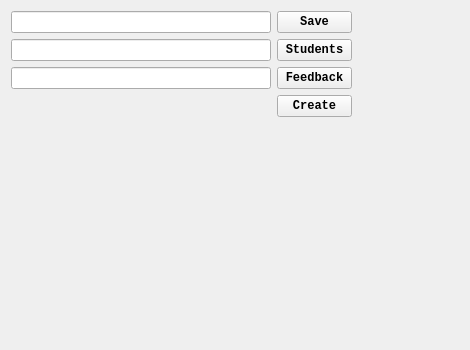
<?xml version="1.0" encoding="UTF-8"?>
<ui version="4.0">
 <class>Form</class>
 <widget class="QWidget" name="Form">
  <property name="geometry">
   <rect>
    <x>0</x>
    <y>0</y>
    <width>470</width>
    <height>350</height>
   </rect>
  </property>
  <property name="sizePolicy">
   <sizepolicy hsizetype="Minimum" vsizetype="Minimum">
    <horstretch>0</horstretch>
    <verstretch>0</verstretch>
   </sizepolicy>
  </property>
  <property name="minimumSize">
   <size>
    <width>470</width>
    <height>350</height>
   </size>
  </property>
  <property name="font">
   <font>
    <family>Consolas</family>
    <bold>true</bold>
   </font>
  </property>
  <property name="windowTitle">
   <string>New File</string>
  </property>
  <layout class="QFormLayout" name="formLayout">
   <item row="0" column="0">
    <layout class="QVBoxLayout" name="verticalLayout">
     <item>
      <layout class="QHBoxLayout" name="horizontalLayout">
       <item>
        <widget class="QLineEdit" name="line_save_location">
         <property name="enabled">
          <bool>true</bool>
         </property>
         <property name="sizePolicy">
          <sizepolicy hsizetype="Expanding" vsizetype="Fixed">
           <horstretch>0</horstretch>
           <verstretch>0</verstretch>
          </sizepolicy>
         </property>
         <property name="minimumSize">
          <size>
           <width>260</width>
           <height>0</height>
          </size>
         </property>
        </widget>
       </item>
       <item>
        <widget class="QPushButton" name="save_location">
         <property name="maximumSize">
          <size>
           <width>75</width>
           <height>16777215</height>
          </size>
         </property>
         <property name="text">
          <string>Save</string>
         </property>
        </widget>
       </item>
      </layout>
     </item>
     <item>
      <layout class="QHBoxLayout" name="horizontalLayout_2">
       <item>
        <widget class="QLineEdit" name="line_students">
         <property name="sizePolicy">
          <sizepolicy hsizetype="Expanding" vsizetype="Fixed">
           <horstretch>0</horstretch>
           <verstretch>0</verstretch>
          </sizepolicy>
         </property>
         <property name="minimumSize">
          <size>
           <width>260</width>
           <height>0</height>
          </size>
         </property>
        </widget>
       </item>
       <item>
        <widget class="QPushButton" name="students_location">
         <property name="maximumSize">
          <size>
           <width>75</width>
           <height>16777215</height>
          </size>
         </property>
         <property name="text">
          <string>Students</string>
         </property>
        </widget>
       </item>
      </layout>
     </item>
     <item>
      <layout class="QHBoxLayout" name="horizontalLayout_3">
       <item>
        <widget class="QLineEdit" name="line_feedbackform">
         <property name="sizePolicy">
          <sizepolicy hsizetype="Expanding" vsizetype="Fixed">
           <horstretch>0</horstretch>
           <verstretch>0</verstretch>
          </sizepolicy>
         </property>
         <property name="minimumSize">
          <size>
           <width>260</width>
           <height>0</height>
          </size>
         </property>
        </widget>
       </item>
       <item>
        <widget class="QPushButton" name="feedbackform_location">
         <property name="maximumSize">
          <size>
           <width>75</width>
           <height>16777215</height>
          </size>
         </property>
         <property name="text">
          <string>Feedback</string>
         </property>
        </widget>
       </item>
      </layout>
     </item>
     <item>
      <layout class="QHBoxLayout" name="horizontalLayout_4">
       <item>
        <spacer name="horizontalSpacer">
         <property name="orientation">
          <enum>Qt::Horizontal</enum>
         </property>
         <property name="sizeHint" stdset="0">
          <size>
           <width>258</width>
           <height>17</height>
          </size>
         </property>
        </spacer>
       </item>
       <item>
        <widget class="QPushButton" name="create_new_file">
         <property name="maximumSize">
          <size>
           <width>75</width>
           <height>16777215</height>
          </size>
         </property>
         <property name="text">
          <string>Create</string>
         </property>
        </widget>
       </item>
      </layout>
     </item>
    </layout>
   </item>
  </layout>
 </widget>
 <resources/>
 <connections/>
</ui>
